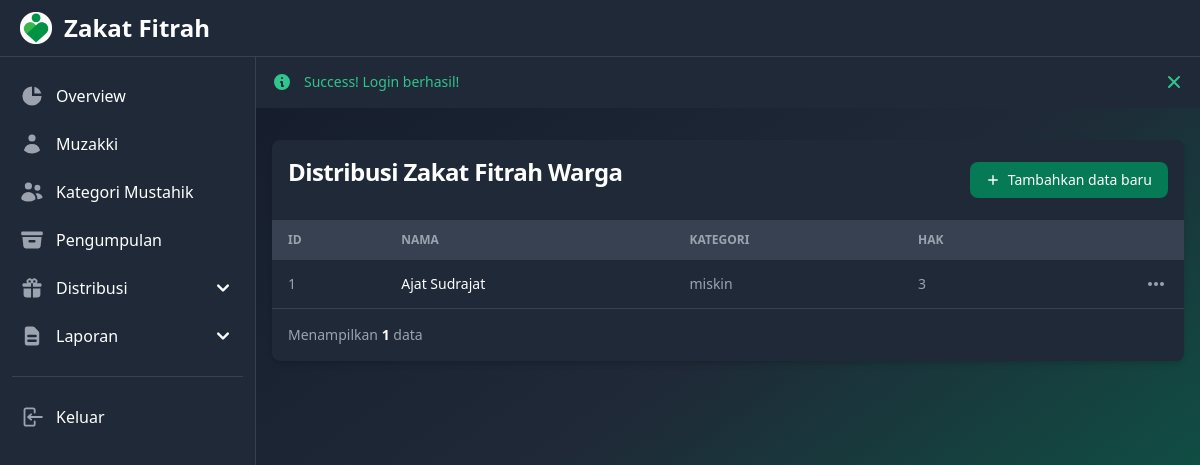
The page /distribusi-warga/index.php (signed in) on the database its author committed.
### tables this page shows
CREATE TABLE `mustahik_warga` (
  `id_mustahikwarga` int(11) NOT NULL,
  `nama` varchar(50) NOT NULL,
  `kategori` enum('fakir','miskin','mampu') NOT NULL,
  `hak` double NOT NULL
);

### distribusi-warga/index.php (the view, shortened to what this page needs)
<?php session_start();
if (isset($_SESSION['flash_status'])) {
  $flash_status = $_SESSION['flash_status'];
  $flash_message = $_SESSION['flash_message'];
}
include_once("../koneksi.php");
$result = mysqli_query($mysqli, "SELECT * FROM mustahik_warga");
?>
<!DOCTYPE html>
<html lang="en">
<head>
  <link rel="stylesheet" href="../styles.css">
</head>
<body class="min-h-screen min-w-screen bg-gradient-to-tl from-green-700 via-gray-800 to-gray-900">
  <nav class="fixed top-0 z-50 w-full border-b bg-gray-800 border-gray-700">
    <div class="px-3 py-3 lg:px-5 lg:pl-3">
      <div class="flex items-center justify-between">
        <div class="flex items-center justify-start">
          <a href="../index.php" class="flex ml-2 md:mr-24">
            <img src="../logo.png" class="h-8" alt="Zakat Logo" />
            <span class="self-center text-xl font-semibold ml-3 sm:text-2xl whitespace-nowrap text-white">Zakat Fitrah</span>
          </a>
        </div>
      </div>
    </div>
  </nav>
  <aside id="default-sidebar" class="fixed top-14 left-0 z-40 w-64 h-screen transition-transform -translate-x-full md:translate-x-0" aria-label="Sidenav">
    <div class="overflow-y-auto py-5 px-3 h-full border-r bg-gray-800 border-gray-700">
      <ul class="space-y-2">
        <li>
          <a href="../index.php" class="flex items-center p-2 text-base font-normal rounded-lg text-white hover:bg-gray-700 group">
            <svg aria-hidden="true" class="w-6 h-6 transition duration-75 text-gray-400 group-hover:text-white" fill="currentColor" viewBox="0 0 20 20" xmlns="http://www.w3.org/2000/svg">
              <path d="M2 10a8 8 0 018-8v8h8a8 8 0 11-16 0z"></path>
              <path d="M12 2.252A8.014 8.014 0 0117.748 8H12V2.252z"></path>
            </svg>
            <span class="ml-3">Overview</span>
          </a>
        </li>
        <li>
          <a href="../muzakki/index.php" class="flex items-center p-2 text-base font-normal rounded-lg text-white hover:bg-gray-700 group">
            <span class="ml-3">Muzakki</span>
          </a>
        </li>
        <li>
          <a href="../kategori-mustahik/index.php" class="flex items-center p-2 text-base font-normal rounded-lg text-white hover:bg-gray-700 group">
            <span class="ml-3">Kategori Mustahik</span>
          </a>
        </li>
        <li>
          <a href="../pengumpulan/index.php" class="flex items-center p-2 text-base font-normal rounded-lg text-white hover:bg-gray-700 group">
            <span class="ml-3">Pengumpulan</span>
          </a>
        </li>
        <li>
          <button type="button" class="flex items-center p-2 w-full text-base font-normal rounded-lg transition duration-75 group text-white hover:bg-gray-700" aria-controls="dropdown-distribusi" data-collapse-toggle="dropdown-distribusi">
            <span class="flex-1 ml-3 text-left whitespace-nowrap">Distribusi</span>
            <svg aria-hidden="true" class="w-6 h-6" fill="currentColor" viewBox="0 0 20 20" xmlns="http://www.w3.org/2000/svg">
              <path fill-rule="evenodd" d="M5.293 7.293a1 1 0 011.414 0L10 10.586l3.293-3.293a1 1 0 111.414 1.414l-4 4a1 1 0 01-1.414 0l-4-4a1 1 0 010-1.414z" clip-rule="evenodd"></path>
            </svg>
          </button>
        </li>
        <li>
          <button type="button" class="flex items-center p-2 w-full text-base font-normal rounded-lg transition duration-75 group text-white hover:bg-gray-700" aria-controls="dropdown-laporan" data-collapse-toggle="dropdown-laporan">
            <span class="flex-1 ml-3 text-left whitespace-nowrap">Laporan</span>
            <svg aria-hidden="true" class="w-6 h-6" fill="currentColor" viewBox="0 0 20 20" xmlns="http://www.w3.org/2000/svg">
              <path fill-rule="evenodd" d="M5.293 7.293a1 1 0 011.414 0L10 10.586l3.293-3.293a1 1 0 111.414 1.414l-4 4a1 1 0 01-1.414 0l-4-4a1 1 0 010-1.414z" clip-rule="evenodd"></path>
            </svg>
          </button>
        </li>
      </ul>
      <ul class="pt-5 mt-5 space-y-2 border-t border-gray-700">
        <li>
          <a href="../logout.php" class="flex items-center p-2 text-base font-normal rounded-lg transition duration-75 hover:bg-gray-700 text-white group">
            <span class="ml-3">Keluar</span>
          </a>
        </li>
      </ul>
    </div>
  </aside>
  <div class="mt-14 md:ml-64">
    <?php if (isset($flash_status)) { ?>
      <div id="alert" <?php if ($flash_status === 'Error') { ?> class="flex p-4 mb-4 bg-gray-800 text-red-400" <?php } elseif ($flash_status === 'Success') { ?> class="flex p-4 mb-4 bg-gray-800 text-green-400" <?php } ?> role="alert">
        <div class="ml-3 text-sm font-medium">
          <?php echo $flash_status; ?>! <?php echo $flash_message; ?>
        </div>
        <button type="button"  <?php if ($flash_status === 'Success') { ?> class="ml-auto -mx-1.5 -my-1.5 rounded-lg focus:ring-2 focus:ring-green-400 p-1.5 inline-flex h-8 w-8 bg-gray-800 text-green-400 hover:bg-gray-700" <?php } ?> data-dismiss-target="#alert" aria-label="Close">
        </button>
      </div>
    <?php } ?>
    <main class="mx-auto p-4">
      <div class="bg-gray-800 relative shadow-md sm:rounded-lg overflow-visible">
        <div class="flex flex-col md:flex-row items-center justify-between space-y-3 md:space-y-0 md:space-x-4 p-4">
          <div class="w-full md:w-1/2">
            <h1 class="text-xl font-bold leading-tight tracking-tight md:text-2xl text-white mb-4">Distribusi Zakat Fitrah Warga</h1>
          </div>
          <div class="w-full md:w-auto flex flex-col md:flex-row space-y-2 md:space-y-0 items-stretch md:items-center justify-end md:space-x-3 flex-shrink-0">
            <a href="./add.php" class="flex items-center justify-center text-white focus:ring-4 font-medium rounded-lg text-sm px-4 py-2 bg-green-600 hover:bg-green-700 focus:outline-none focus:ring-green-800">
              <svg class="h-3.5 w-3.5 mr-2" fill="currentColor" viewbox="0 0 20 20" xmlns="http://www.w3.org/2000/svg" aria-hidden="true">
                <path clip-rule="evenodd" fill-rule="evenodd" d="M10 3a1 1 0 011 1v5h5a1 1 0 110 2h-5v5a1 1 0 11-2 0v-5H4a1 1 0 110-2h5V4a1 1 0 011-1z" />
              </svg>
              Tambahkan data baru
            </a>
          </div>
        </div>
        <div class="overflow-x-auto">
          <table class="w-full text-sm text-left text-gray-400">
            <thead class="text-xs uppercase bg-gray-700 text-gray-400">
              <tr>
                <th scope="col" class="px-4 py-3">Id</th>
                <th scope="col" class="px-4 py-3">Nama</th>
                <th scope="col" class="px-4 py-3">Kategori</th>
                <th scope="col" class="px-4 py-3">Hak</th>
                <th scope="col" class="px-4 py-3">
                </th>
              </tr>
            </thead>
            <tbody>
              <?php
              while ($res = mysqli_fetch_array($result)) {
              ?>
                <tr class="border-b border-gray-700">
                  <td class="px-4 py-3"><?php echo $res['id_mustahikwarga'] ?></td>
                  <th scope="row" class="px-4 py-3 font-medium whitespace-nowrap text-white">
                    <?php echo $res['nama'] ?>
                  </th>
                  <td class="px-4 py-3"><?php echo $res['kategori'] ?></td>
                  <td class="px-4 py-3"><?php echo $res['hak'] ?></td>
                  <td class="px-4 py-3 flex items-center justify-end">
                    <button id="<?php echo $res['id_mustahikwarga'] ?>-dropdown-button" data-dropdown-toggle="<?php echo $res['id_mustahikwarga'] ?>-dropdown" class="inline-flex items-center p-0.5 text-sm font-medium text-center rounded-lg focus:outline-none text-gray-400 hover:text-gray-100" type="button">
                      <svg class="w-5 h-5" aria-hidden="true" fill="currentColor" viewbox="0 0 20 20" xmlns="http://www.w3.org/2000/svg">
                        <path d="M6 10a2 2 0 11-4 0 2 2 0 014 0zM12 10a2 2 0 11-4 0 2 2 0 014 0zM16 12a2 2 0 100-4 2 2 0 000 4z" />
                      </svg>
                    </button>
                  </td>
                </tr>
              <?php } ?>
            </tbody>
          </table>
        </div>
        <nav class="flex flex-col md:flex-row justify-between items-start md:items-center space-y-3 md:space-y-0 p-4" aria-label="Table navigation">
          <span class="text-sm font-normal text-gray-400">
            Menampilkan
            <span class="font-semibold text-white"><?php echo mysqli_num_rows($result) ?></span> data
          </span>
        </nav>
      </div>
    </main>
  </div>
</body>
</html>

### rows shown on the page
mustahik_warga: id_mustahikwarga "1", nama "Ajat Sudrajat", kategori "miskin", hak "3"

### other values the page prints
$flash_status "Success"
$flash_message "Login berhasil!"
mysqli_num_rows($result) "1"
